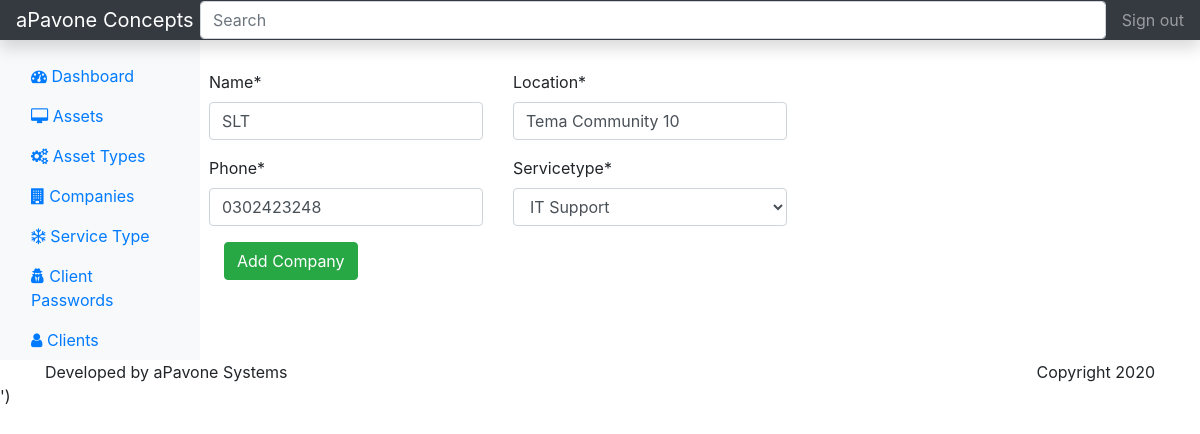
/company/1, run on the app's committed database.
### register/models.py (models this page shows, shortened)
class Company(models.Model):
    name = models.CharField(max_length=30, unique=True)
    location = models.CharField(max_length=30)
    phone = models.CharField(max_length=10)
    servicetype = models.ForeignKey(ServiceType, on_delete=models.CASCADE)
    class Meta:
        verbose_name = 'Company'
        verbose_name_plural = 'Companies'

### register/views.py (the view, shortened to what this page needs)
# urls.py: path('company/<int:id>', views.update_company, name="update_company"),
def update_company(request, id):
    if request.method == "GET":
        company = Company.objects.get(pk=id)
        form = CompanyForm(instance=company)
        return render(request, "register/company/create-company.html", {'form': form})

### register/forms.py
class CompanyForm(ModelForm):
    class Meta:
        model = Company
        fields = '__all__'
    def __init__(self, *args, **kwargs):
        super(CompanyForm, self).__init__(*args, **kwargs)
        self.fields['servicetype'].empty_label = 'Select Service Type'

### register/models.py (called while the page is built)
    def __str__(self):
        return self.name

### register/templates/register/company/create-company.html (shortened to what this page needs)
{% extends 'register/pages/layout.html' %}
{% load crispy_forms_tags %}
{% block content %}
<div class="row" style="margin-top:30px;">
    <form action="" method="POST">
    <div class="row">
        <div class="col-6">
            {{ form.name | as_crispy_field }}
        </div>
        <div class="col-6">
            {{ form.location | as_crispy_field }}
        </div>
    </div>
   <div class="row">
        <div class="col-6">
            {{ form.phone | as_crispy_field }}
        </div>
        <div class="col-6">
            {{ form.servicetype | as_crispy_field }}
        </div>
   </div>
   <div class="col-12">
        <input type="submit" class="btn btn-success" value="Add Company">
    </div>
</form>
</div>
{% endblock %}

### data on the page
Company: name "SLT", location "Tema Community 10", phone "0302423248", servicetype "IT Support"
